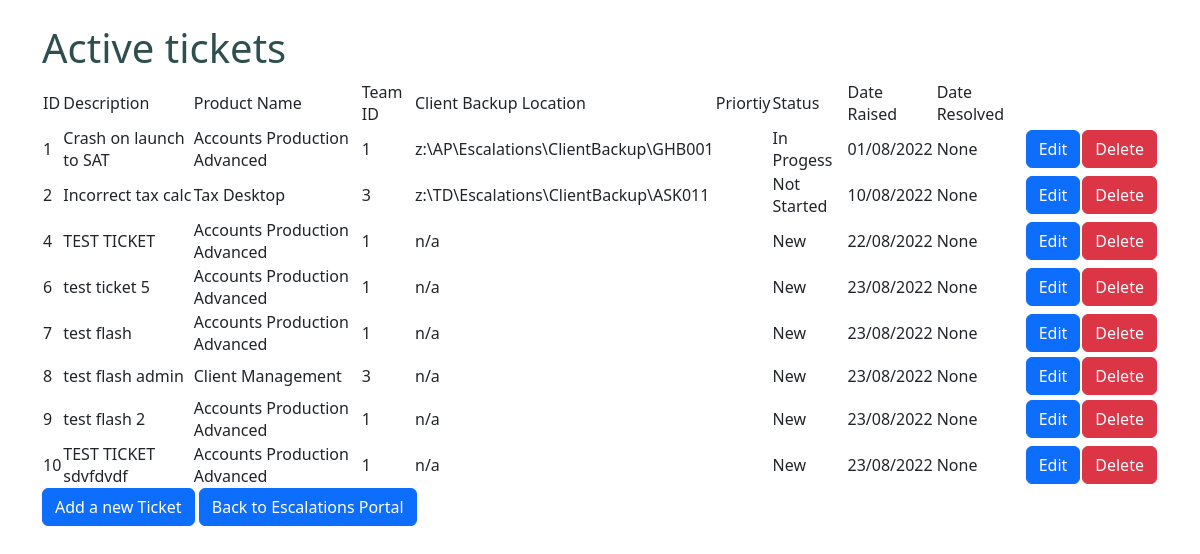
/activetickets (signed in), run on an earlier commit of the app's database.
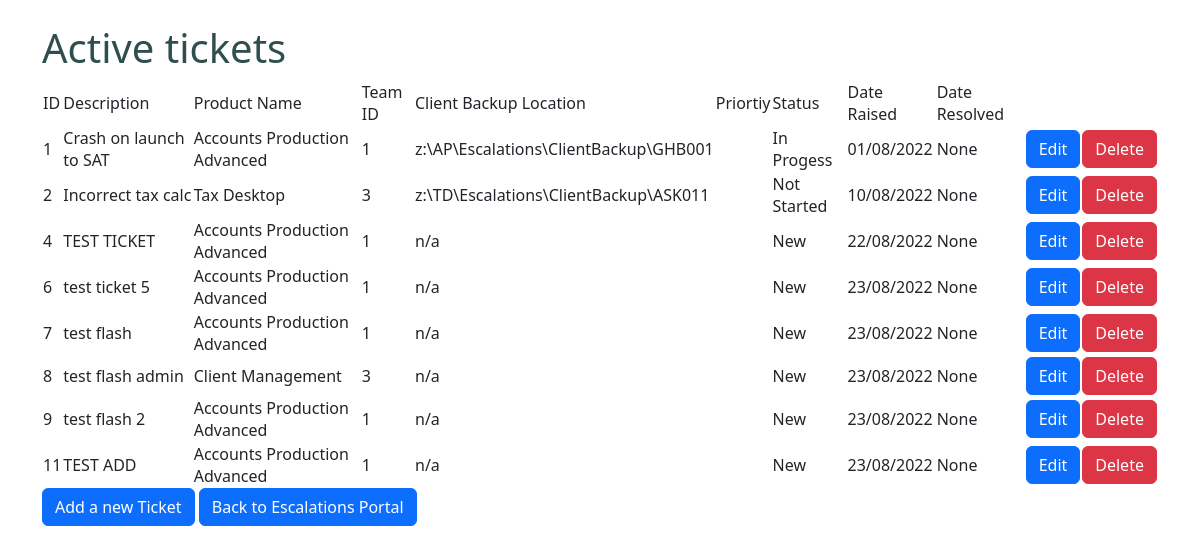
And on a later commit of the database.
### tables this page shows
CREATE TABLE Tickets
         (TicketID INTEGER PRIMARY KEY AUTOINCREMENT,
          Description        TEXT          NOT NULL,
          ClientBackup       VARCHAR(50),
          Priority           VARCHAR(2)    NOT NULL,
          Status             TEXT          NOT NULL,
          DateRaised         TEXT          NOT NULL,
          DateResolved       TEXT,
          ProductName        TEXT          NOT NULL,
          TeamID             INT           NOT NULL);

### TicketSystem/views.py (the view)
@app.route("/activetickets")
def activetickets():
    conn = get_db_connection()
    cursor = conn.cursor()
    cursor.execute('SELECT * FROM Tickets WHERE Status NOT LIKE "Done"')
    tickets = cursor.fetchall()
    adminLevel = session['adminLevel']
    if 'Admin' in adminLevel:
       return render_template("activetickets.html", tickets=tickets)
    else:
       return render_template("activeticketsUser.html", tickets=tickets)

### TicketSystem/views.py (called while the page is built)
def get_db_connection():
    conn = sql.connect('ticketdb.db')
    conn.row_factory = sql.Row
    return conn

### TicketSystem/templates/activetickets.html (shortened to what this page needs)
﻿<!DOCTYPE html>
{% extends 'base.html' %}
{% block content%}
<body>
    <h1>Active tickets</h1>
    <table>
        <thead>
        <td>ID</td>
        <td>Description</td>
        <td>Product Name</td>
        <td>Team ID</td>
        <td>Client Backup Location</td>
        <td>Priortiy</td>
        <td>Status</td>
        <td>Date Raised</td>
        <td>Date Resolved</td>
        </thead>
        {% for ticket in tickets %}
        <tr>
            <td>{{ticket["TicketID"]}}</td>
            <td>{{ticket["Description"]}}</td>
            <td>{{ticket["ProductName"]}}</td>
            <td>{{ticket["TeamID"]}}</td>
            <td>{{ticket["ClientBackup"]}}</td>
            <td>{{ticket["Priortiy"]}}</td>
            <td>{{ticket["Status"]}}</td>
            <td>{{ticket["DateRaised"]}}</td>
            <td>{{ticket["DateResolved"]}}</td>
            <td><a href='{{url_for("editactivetickets",TicketID=ticket.TicketID)}}' class="btn btn-primary">Edit</a></td>
            <td><a href='{{url_for("deleteticket",TicketID=ticket.TicketID)}}' class='btn btn-danger' onclick='return confirm("Are You Sure")'>Delete</a></td>
        </tr>
        {% endfor %}
    </table>
    <a href="newticket" class="btn btn-primary">Add a new Ticket</a>
    <a href="dashboard" class="btn btn-primary">Back to Escalations Portal</a>
</body>
{% endblock %}

### TicketSystem/templates/base.html (shortened to what this page needs)
<link href="{{ url_for('static', filename='css/style.css')}}" rel="stylesheet" />
<!doctype html>
<html lang="en">
<head>
    <link href="https://cdn.jsdelivr.net/npm/bootstrap@5.2.0/dist/css/bootstrap.min.css" rel="stylesheet">
</head>
<body>
    <br />
    <div class="container">
        {% block content%}
        {% endblock %}
    </div>
</body>
</html>

### TicketSystem/static/css/style.css (style rules this page uses)
h1 { color: darkslategray; font-size:60px; }
body { background: #f4f4f4; }

What changed in the data, as far as the page shows it:
removed Tickets: TicketID "10", Description "TEST TICKET sdvfdvdf", ProductName "Accounts Production Advanced", TeamID "1", ClientBackup "n/a", Status "New", DateRaised "23/08/2022", DateResolved "None"
added Tickets: TicketID "11", Description "TEST ADD", ProductName "Accounts Production Advanced", TeamID "1", ClientBackup "n/a", Status "New", DateRaised "23/08/2022", DateResolved "None"
